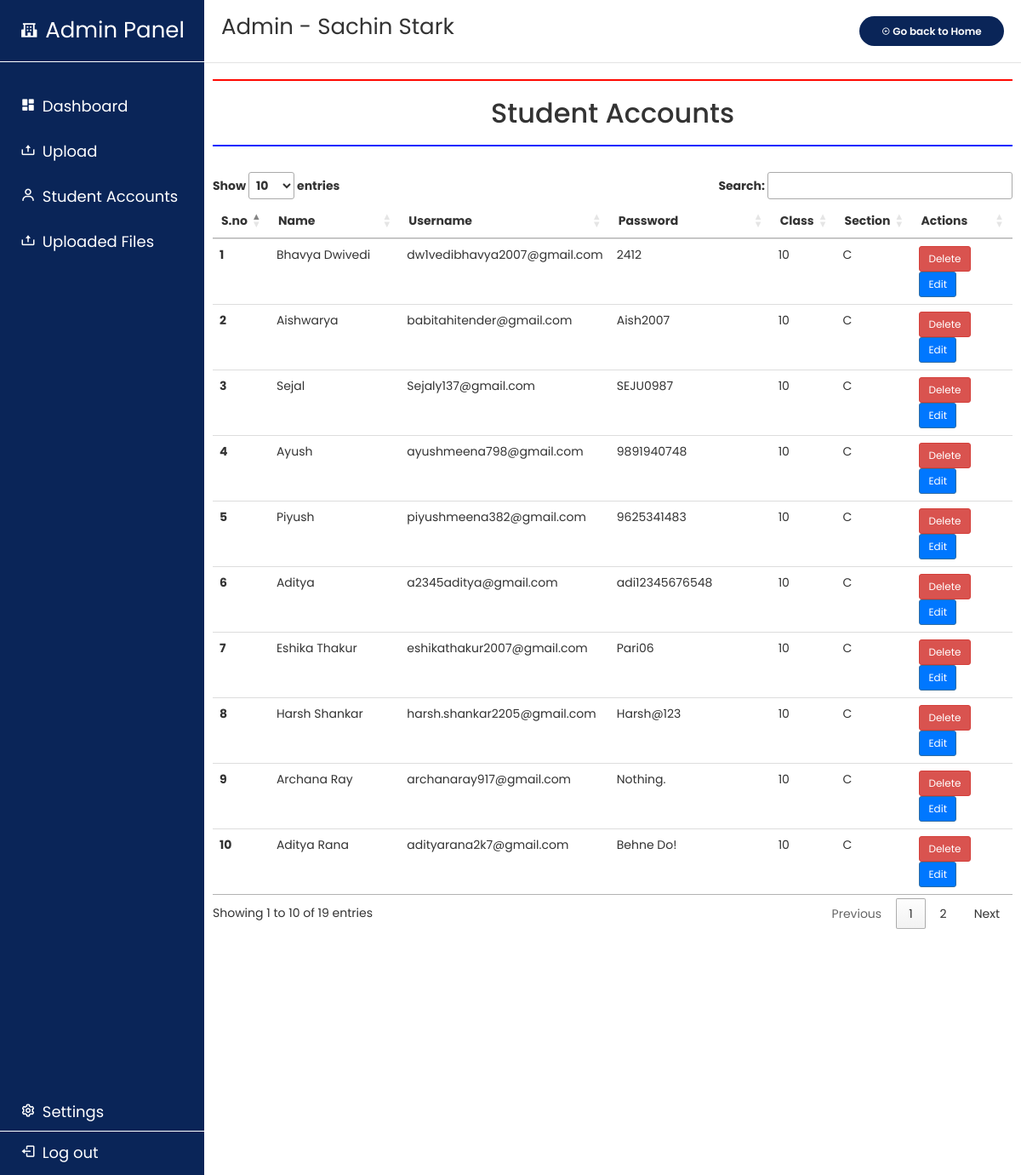
The page /admin/studentacc.php (signed in) on the database its author committed.
### tables this page shows
CREATE TABLE `idpass` (
  `s.no` int(11) NOT NULL,
  `name` text NOT NULL,
  `username` varchar(50) NOT NULL,
  `password` varchar(50) NOT NULL,
  `role_as` int(11) NOT NULL DEFAULT 0,
  `date` datetime NOT NULL,
  `class` int(11) NOT NULL,
  `section` text NOT NULL
);

### includes/functions.php (called while the page is built, shortened)
<?php
    function login(){
      $login = false;
      if(isset($_SESSION['name'])){
        $login = true;
      }
      return $login;
    }

### admin/studentacc.php (the view, shortened to what this page needs)
<?php
include("../includes/functions.php");
include("../database/logindb/database.php");
if(login()==true){
  if($_SESSION['role'] >= 0){
?>
<!DOCTYPE html>
<html lang="en">
  <link href='https://unpkg.com/boxicons@2.0.7/css/boxicons.min.css' rel='stylesheet'>
  <link rel="stylesheet" href="./css/studentacc.css?v=<?php echo time(); ?>">
  <link rel="stylesheet" href="//cdn.datatables.net/1.13.1/css/jquery.dataTables.min.css">
  <link rel="stylesheet" href="https://maxcdn.bootstrapcdn.com/bootstrap/3.4.1/css/bootstrap.min.css">
<body>
    <section class="content_box">
        <div class="sidebar">
            <div class="logo-details">
                <i class='bx bxs-school'></i>
                <span class="logo_name">Admin Panel</span>
            </div>
            <ul class="nav_links">
                <li>
                    <a href="#"><i class='bx bxs-dashboard'></i>
                        <span class="links_name">Dashboard</span>
                    </a>
                </li>
                <li>
                    <a href="./admin.php">
                        <i class='bx bx-upload'></i>
                        <span class="links_name">Upload</span>
                    </a>
                </li>
                <li>
                    <a href="#">
                        <i class='bx bx-user'></i>
                        <span class="links_name">Student Accounts</span>
                    </a>
                </li>
                <li>
                    <a href="./uploadedfiles.php">
                        <i class='bx bx-upload'></i>
                        <span class="links_name">Uploaded Files</span>
                    </a>
                </li>
            </ul>
            <div class="bottom">
                <li class="settings">
                    <a href="/settings.html">
                        <i class='bx bx-cog'></i>
                        <span class="links_name">Settings</span>
                    </a>
                </li>
                <li class="log_out">
                    <a href="../logout.php">
                        <i class='bx bx-log-out'></i>
                        <span class="links_name">Log out</span>
                    </a>
                </li>
            </div>
        </div>
        <div class="n">
            <div class="nav1">
                <nav>
                    <div class="admin"><p>Admin - <?php echo $_SESSION['name']; ?></p></div>
                </nav>
                <div class="back_to_home">
                    <button class="back_btn" onclick="window.location.href='../index.php'" >
                      <i class='bx bx-left-arrow-circle '></i> Go back to Home
                    </button>
                </div>
            </div>
<div class="data">
<div class="studenttext">
    <h1 class="h1">Student Accounts</h1>
</div>
    <div class="datatable">
    <table class="table" id="myTable">
    <thead>
        <tr>
            <th scope="col">S.no</th>
            <th scope="col">Name</th>
            <th scope="col">Username</th>
            <th scope="col">Password</th>
            <th scope="col">Class</th>
            <th scope="col">Section</th>
            <th scope="col">Actions</th>
        </tr>
    </thead>
    <tbody>
        <?php
        $sql = "SELECT * FROM `idpass` WHERE `class`=10 AND `role_as`=0;";
        $result = mysqli_query($con, $sql);
        $sno = 0;
        while ($row = mysqli_fetch_assoc($result)) {
            $sno = $sno + 1;
            echo "<tr>
            <th scope='row'>" . $sno . "</th>
            <td class='td'>" . $row['name'] . "</td>
            <td class='td'>" . $row['username'] . "</td>
            <td class='td'>" . $row['password'] . "</td>
            <td class='td'>" . $row['class'] . "</td>
            <td class='td'>" . $row['section'] . "</td>
            <td class='td'> <button data-toggle='modal' data-target='#editModal' class=' btn btn-sm btn-danger' id=" .$row['s.no']. ">Delete</button> <button data-toggle='modal' data-target='#editModal' class='edit btn btn-sm btn-primary' id=" .$row['s.no']. ">Edit</button> </td>
            </tr>";
        }
        ?>
        </tbody>
        </table>
    </div>
    </div>
    </section>
</body>
</html>
<?php
}else{
  echo "Access Denied ";
  ?>
  <button onclick="window.location.href='../login/login.php'">Login!</button>
  <?php
 }
?>
<?php
}else{
  echo "You Need To Be Logged In ";
  ?>
  <button onclick="window.location.href='../login/login.php'">Login!</button>
  <?php
}
?>

### admin/css/studentacc.css (style rules this page uses)
* { margin: 0; padding: 0; box-sizing: border-box; font-family: 'Poppins', sans-serif; }
.content_box { width: 100%; height: 100vh; display: flex; overflow: hidden; }
.nav_links li { list-style: none; }
.nav_links li a { text-decoration: none; }
.sidebar { width: 20%; height: 100vh; background-color: #0A2558; ; }
.sidebar .logo-details { display: flex; height: 73px; width: 100%; border-bottom: 1px solid white; align-items: center; justify-content: center; color: white; }
.logo_name { font-size: 26px; }
.logo-details i { font-size: 22px; margin-right: 8px; }
.nav_links { height: fit-content; position: relative; top: 30px; }
.nav_links li a { color: white; margin: 15px; padding-top: 15px; font-size: 18px; transition: all 0.4s ease; }
.nav_links i { margin-right: 3px; }
.nav_links li { padding: 9px; height: 45px; margin-bottom: 8px; cursor: pointer; }
.bottom { position: absolute; width: 20%; bottom: 0; }
.bottom li { padding: 9px; height: 45px; margin-bottom: 3px; list-style: none; cursor: pointer; }
.bottom li.settings { border-bottom: 1px solid white; }
.bottom li a { color: white; margin: 15px; padding-top: 15px; font-size: 18px; transition: all 0.4s ease; text-decoration: none; }
.bottom li i { margin-right: 3px; }
.n { width: 80%; overflow-y: scroll; height: 100%; }
.nav1 { display: flex; justify-content: space-between; height: 73px; background: #fff; align-items: center; position: sticky; padding: 0 20px; box-shadow: 0 1px 1px rgba(0, 0, 0, 0.1); }
.nav1 .admin p { font-size: 26px; }
.back_btn { color: #fff; background: #0A2558; border-radius: 48px; width: 170px; font-family: var(--lato); font-weight: 550; font-size: 12px; padding: 9px; border: none; }
.back_btn i { font-size: 10px; }
.datatable { margin: 10px; padding-top: 10px; padding-bottom: 10px; }
div.data { height: 100%; }
.studenttext { text-align: center; margin: 20px 10px; border-top: 2px solid rgb(255, 8, 0); border-bottom: 2px solid rgb(0, 38, 255); }
.studenttext h1.h1 { font-size: 32px; margin-top: 20px; margin-bottom: 20px; }
.btn.edit { background-color: rgb(0, 119, 255); }

### rows shown on the page
idpass: name "Bhavya Dwivedi", username "dw1vedibhavya2007@gmail.com", password "2412", class "10", section "C"
idpass: name "Aishwarya", username "babitahitender@gmail.com", password "Aish2007", class "10", section "C"
idpass: name "Sejal", username "Sejaly137@gmail.com", password "SEJU0987", class "10", section "C"
idpass: name "Ayush", username "ayushmeena798@gmail.com", password "9891940748", class "10", section "C"
idpass: name "Piyush", username "piyushmeena382@gmail.com", password "9625341483", class "10", section "C"
idpass: name "Aditya", username "a2345aditya@gmail.com", password "adi12345676548", class "10", section "C"
idpass: name "Eshika Thakur", username "eshikathakur2007@gmail.com", password "Pari06", class "10", section "C"
idpass: name "Harsh Shankar", username "harsh.shankar2205@gmail.com", password "Harsh@123", class "10", section "C"
idpass: name "Archana Ray", username "archanaray917@gmail.com", password "Nothing.", class "10", section "C"
idpass: name "Aditya Rana", username "adityarana2k7@gmail.com", password "Behne Do!", class "10", section "C"

### other values the page prints
$_SESSION['name'] "Sachin Stark"
